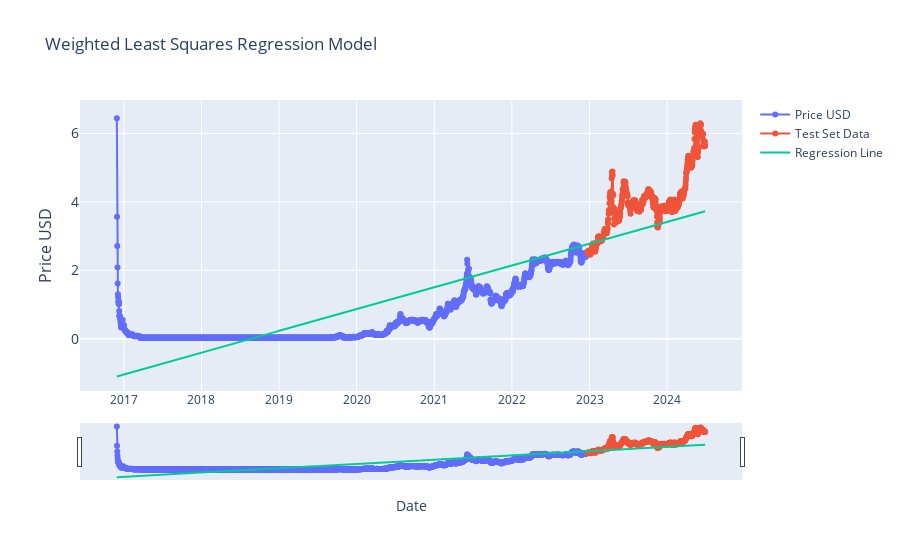

The notebook cell saved with this chart:
### Markdown cell above
### WLSR / Weighted Least Squares Estimator (3.2)

### Code cell
# Weighted Least Squares Estimator (3.2) - 
# Note: this makes OLS (above) redundant since you can adjust weighting to 1 in the 'weight' array

from sklearn.linear_model import LinearRegression
from sklearn.model_selection import train_test_split
import plotly.graph_objects as go
import pandas as pd
from ipywidgets import interact, DatePicker
import numpy as np
import statsmodels.api as sm


df = current_item.copy()

# Convert date to ordinal for regression
df['date_ordinal'] = df.index.map(pd.Timestamp.toordinal)
X = df['date_ordinal'].values.reshape(-1, 1)
y = df['price_usd'].values

# Create weights: more recent data points have higher weights
weights = np.linspace(1, 1, len(X))

# Train test split (first 80% train, last 20% test)
split_point = int(len(X) * 0.80)
X_train, X_test = X[:split_point], X[split_point:]
y_train, y_test = y[:split_point], y[split_point:]
weights_train, weights_test = weights[:split_point], weights[split_point:]

# Initialize and fit the WLS model
model_wls = sm.WLS(y, sm.add_constant(X), weights=weights).fit()

!~
y_pred = model_wls.predict(sm.add_constant(X))

# Update graph function
def update_graph_3point2(start_date, end_date):
    # Filtering the data based on the date range
    mask = (df.index >= pd.to_datetime(start_date)) & (df.index <= pd.to_datetime(end_date))
    filtered_data = df.loc[mask]
    filtered_pred = y_pred[mask]

    # Creating the plot
    fig = go.Figure()
    fig.add_trace(go.Scatter(x=filtered_data.index[:split_point], y=filtered_data['price_usd'], mode='lines+markers', name='Price USD'))

    # Add the test set prices
    fig.add_trace(go.Scatter(x=filtered_data.index[split_point:], y=y_test, mode='lines+markers', name='Test Set Data'))

    # Add the predicted prices
    fig.add_trace(go.Scatter(x=filtered_data.index, y=filtered_pred, mode='lines', name='Regression Line'))



    # Formatting
    fig.update_layout(
        title='Weighted Least Squares Regression Model',
        xaxis_title='Date',
        yaxis_title='Price USD',
        yaxis=dict(
            title='Price USD',
            titlefont_size=16,
            tickfont_size=14,
        ),
        xaxis=dict(  
            rangeslider=dict(
                visible=True
            ),
            type="date"
        ),
        showlegend=True
    )

    fig.show()

# Creating interactive widgets for date selection
start_date_picker = DatePicker(description='Start Date', value=df.index[0], disabled=False)
end_date_picker = DatePicker(description='End Date', value=df.index[-1], disabled=False)

# Display the interactive widget
interact(update_graph_3point2, start_date=start_date_picker, end_date=end_date_picker)

### Figure 1 — Plotly figure (JSON) as saved in the notebook; plotly's stock layout.template omitted (floating-point values rounded to 4 significant figures; data arrays with more than 128 entries replaced by an {"elided": "..."} marker saying what was removed)
{"data": [{"mode": "lines+markers", "name": "Price USD", "type": "scatter", "x": {"elided": "2215 str values"}, "y": {"elided": "2769 float values"}}, {"mode": "lines+markers", "name": "Test Set Data", "type": "scatter", "x": {"elided": "554 str values"}, "y": {"elided": "554 float values"}}, {"mode": "lines", "name": "Regression Line", "type": "scatter", "x": {"elided": "2769 str values"}, "y": {"elided": "2769 float values"}}], "layout": {"showlegend": true, "title": {"text": "Weighted Least Squares Regression Model"}, "xaxis": {"rangeslider": {"visible": true}, "title": {"text": "Date"}, "type": "date"}, "yaxis": {"tickfont": {"size": 14}, "title": {"font": {"size": 16}, "text": "Price USD"}}}}
